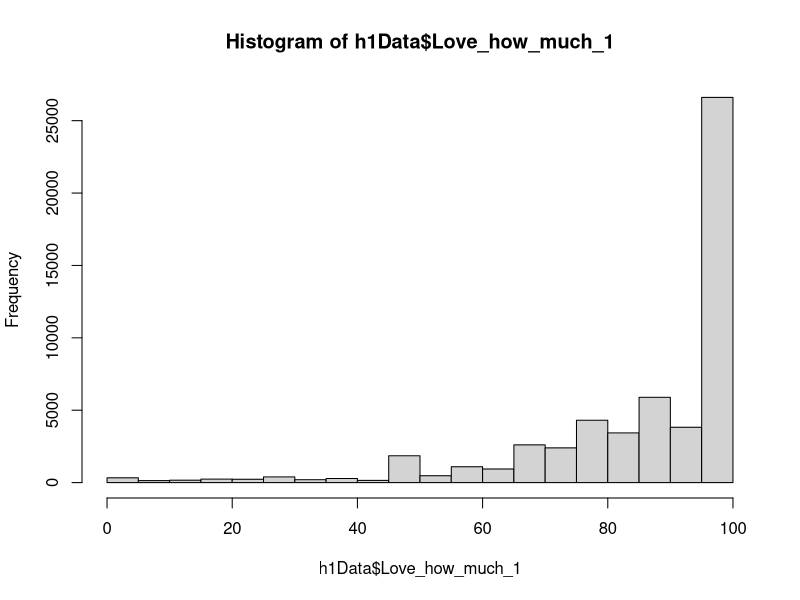
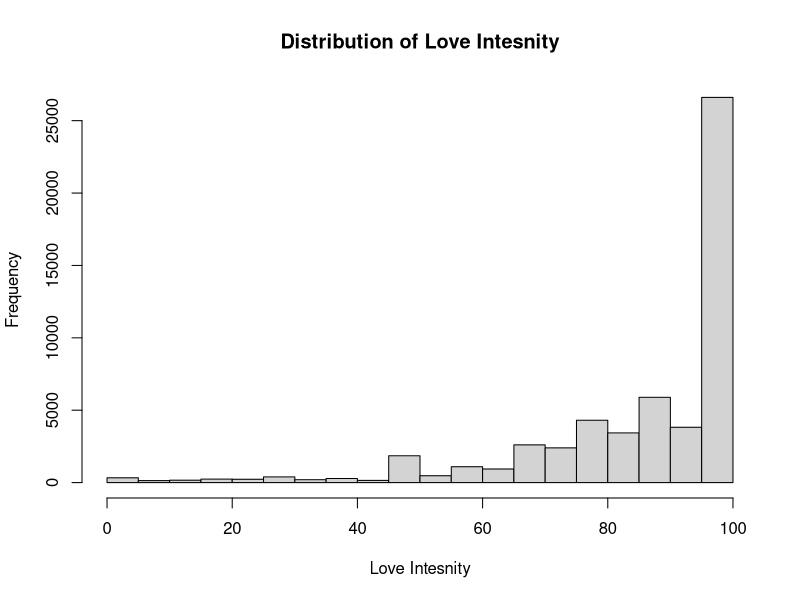

Source code (R) for these figures, in order:
## ---- chunk 1
# Open the project's .Rproj file before running chunks.
# Install psych once in the Console if needed: install.packages("psych")
install.packages("psych")
library(psych)

library(readr)
h1Data <- read_csv("Data/processed_data/h1.csv")

h2Data <- read_csv("Data/processed_data/h2.csv")

## ---- chunk 2
# A histogram groups numerical values into intervals (bins).
# Bar height shows how many observations fall in each interval.
# Start by looking at the distribution before calculating summary statistics.

hist(h1Data$Love_how_much_1)

# add readable labels 
hist(h1Data$Love_how_much_1,
     main="Distribution of Love Intesnity",
     xlab = "Love Intesnity")


# Add readable labels to the same histogram.
## ---- chunk 3
# Mean: add the scores and divide by the number of observed responses.
mean(h2Data$all_love_score, na.rm=T)
# Median: the middle score after sorting the responses.
median(h2Data$all_love_score, na.rm=T)
# Table: count how many people are in each category. #I used my h1 for this table
table(h1Data$Sex, useNA="ifany")
# Range: return the minimum and maximum, rather than their difference.
range(h2Data$all_love_score, na.rm=T)
# IQR: the 75th percentile minus the 25th percentile.
IQR(h2Data$all_love_score, na.rm=T)
## ---- chunk 4
# scale() uses z = (original score - mean) / standard deviation by default.
# Keep the original commitment scores and store the standardized values separately.
# scale() returns a matrix; as.numeric() makes a simple numeric column.
h2Data$all_love_score_z <- scale(h2Data$all_love_score)
# Standardized scores have mean approximately 0 and standard deviation 1.
mean(h2Data$all_love_score_z, na.rm=T)

sd(h2Data$all_love_score_z, na.rm=T)

## ---- chunk 5
# Covariance describes whether two variables tend to move together.
# Positive: higher values tend to occur together. Negative: higher values tend to accompany lower values.
# Its size depends on the units and is not restricted to -1 through 1.
cov(h2Data$all_love_score, h2Data$Relationship_length, use="complete.obs")
# Pearson correlation expresses a linear association on a -1 to 1 scale.
cor(h2Data$all_love_score, h2Data$Relationship_length, use="complete.obs")
# Select numerical variables only; do not include participant IDs or category codes.
corData <- h2Data[,c("Relationship_length", "all_love_score")]
# A correlation matrix gives the correlation for each pair of columns.
# The diagonal is 1 because each variable is correlated with itself.
cor(corData, use ="complete.obs")
## ---- chunk 6
# summary() reports minimum, quartiles, median, mean, maximum, and missing counts when present.
summary(corData)
# psych::describe() reports n, mean, SD, median, minimum, maximum, range width (max minus min), skewness, kurtosis, and other summaries.
psych::describe(corData) 

# However it does not report every statistic above: compute IQR, cov(), and cor() separately.
